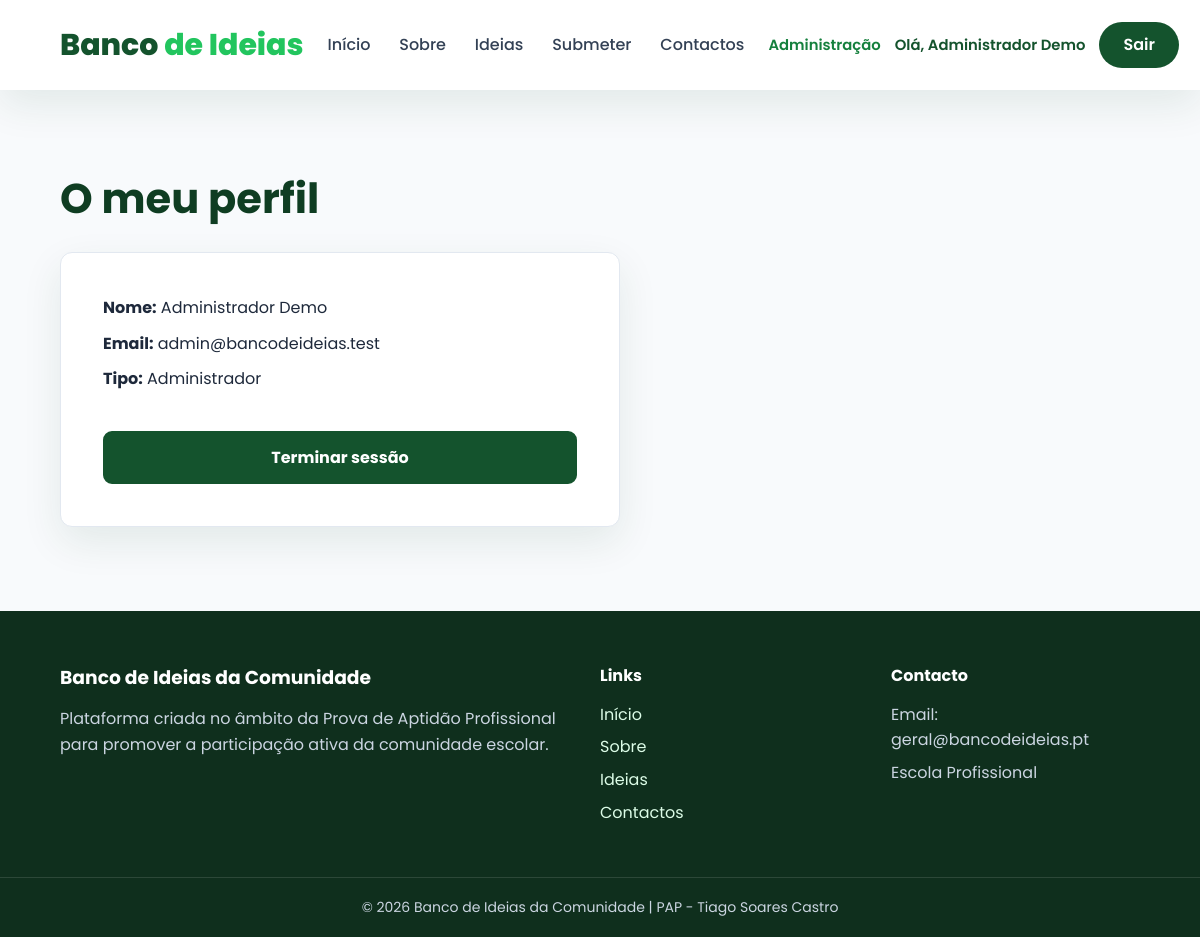
The page /perfil.php (signed in) on the database its author committed.
### tables this page shows
CREATE TABLE IF NOT EXISTS utilizador (
    id_utilizador INT UNSIGNED AUTO_INCREMENT,
    nome VARCHAR(100) NOT NULL,
    email VARCHAR(191) NOT NULL,
    senha VARCHAR(255) NOT NULL,
    tipo ENUM('aluno', 'professor', 'admin') NOT NULL DEFAULT 'aluno',
    ativo TINYINT(1) NOT NULL DEFAULT 1,
    data_criacao TIMESTAMP NOT NULL DEFAULT CURRENT_TIMESTAMP,
    data_atualizacao TIMESTAMP NOT NULL DEFAULT CURRENT_TIMESTAMP ON UPDATE CURRENT_TIMESTAMP,
    CONSTRAINT pk_utilizador PRIMARY KEY (id_utilizador),
    CONSTRAINT uq_utilizador_email UNIQUE (email),
    INDEX idx_utilizador_tipo_ativo (tipo, ativo)
);

### includes/autenticacao.php (called while the page is built, shortened)
<?php
function urlBase(): string
{
    $diretorio = str_replace("\\", "/", dirname($_SERVER["SCRIPT_NAME"] ?? ""));
    $diretorio = preg_replace("#/admin$#", "", $diretorio);
    return ($diretorio === "/" || $diretorio === ".") ? "" : rtrim($diretorio, "/");
}
function escapar(?string $valor): string
{
    return htmlspecialchars($valor ?? "", ENT_QUOTES, "UTF-8");
}

### perfil.php (the view, shortened to what this page needs)
<?php
require_once __DIR__ . "/includes/ligaBD.php";
$idUtilizador = (int) $_SESSION["id_utilizador"];
$stmt = mysqli_prepare(
    $ligacao,
    "SELECT id_utilizador, nome, email, tipo, ativo, data_criacao
     FROM utilizador
     WHERE id_utilizador = ?
     LIMIT 1"
);
mysqli_stmt_bind_param($stmt, "i", $idUtilizador);
mysqli_stmt_execute($stmt);
$resultado = mysqli_stmt_get_result($stmt);
$utilizador = mysqli_fetch_assoc($resultado) ?: null;
$tiposUtilizador = [
    "aluno" => "Aluno",
    "professor" => "Professor",
    "admin" => "Administrador",
];
$tipoApresentado = $tiposUtilizador[$utilizador["tipo"]] ?? "Utilizador";
include __DIR__ . "/includes/menu.php";
?>
<main class="page">
    <div class="container">
        <h1>O meu perfil</h1>
        <div class="perfil-card">
            <p><strong>Nome:</strong> <?php echo escapar($utilizador["nome"]); ?></p>
            <p><strong>Email:</strong> <?php echo escapar($utilizador["email"]); ?></p>
            <p><strong>Tipo:</strong> <?php echo escapar($tipoApresentado); ?></p>
            <form method="post" action="<?php echo $baseUrl; ?>/logout.php">
                <button type="submit" class="btn">Terminar sessão</button>
            </form>
        </div>
    </div>
</main>
<?php include __DIR__ . "/includes/footer.php"; ?>

### css/style.css (style rules this page uses)
:root { --verde: #14532d; --verde-claro: #22c55e; --verde-escuro: #0f3d22; --verde-suave: #dcfce7; --cinza: #64748b; --cinza-claro: #e2e8f0; --fundo: #f8fafc; --branco: #ffffff; --preto: #1e293b; --erro: #b91c1c; --erro-fundo: #fef2f2; --sucesso: #166534; --sucesso-fundo: #f0fdf4; --raio: 12px; --sombra: 0 15px 40px rgba(15, 61, 34, 0.09); --transicao: 180ms ease; }
*, *::before, *::after { box-sizing: border-box; margin: 0; padding: 0; }
html { scroll-behavior: smooth; }
body { min-width: 320px; font-family: "Poppins", Arial, sans-serif; color: var(--preto); background: var(--fundo); line-height: 1.6; }
button, input, select, textarea { font: inherit; }
button, [type="submit"] { cursor: pointer; }
.container { width: min(90%, 1300px); margin-inline: auto; }
.btn, form:not(.logout-form) button[type="submit"] { display: inline-flex; min-height: 46px; align-items: center; justify-content: center; padding: 12px 26px; border: 2px solid var(--verde); border-radius: 9px; color: var(--branco); background: var(--verde); font-weight: 700; transition: background var(--transicao), border-color var(--transicao), color var(--transicao), transform var(--transicao); }
.page { min-height: 58vh; padding-block: clamp(48px, 7vw, 88px); }
.page h1 { margin-bottom: 28px; color: var(--verde-escuro); font-size: clamp(1.8rem, 4vw, 2.6rem); line-height: 1.2; }
.login-box, .perfil-card, .card { width: min(100%, 560px); margin-inline: auto; padding: clamp(24px, 5vw, 42px); border: 1px solid var(--cinza-claro); border-radius: var(--raio); background: var(--branco); box-shadow: var(--sombra); }
form:not(.logout-form) { display: flex; flex-direction: column; gap: 10px; }
form:not(.logout-form) button[type="submit"] { margin-top: 15px; }
.perfil-card { margin-inline: 0; }
.perfil-card p + p { margin-top: 10px; }
.perfil-card form { margin-top: 24px; }

### rows shown on the page
utilizador: nome "Administrador Demo", email "admin@bancodeideias.test", tipo "Administrador"

### other values the page prints
$nomeSessao "Administrador Demo"
